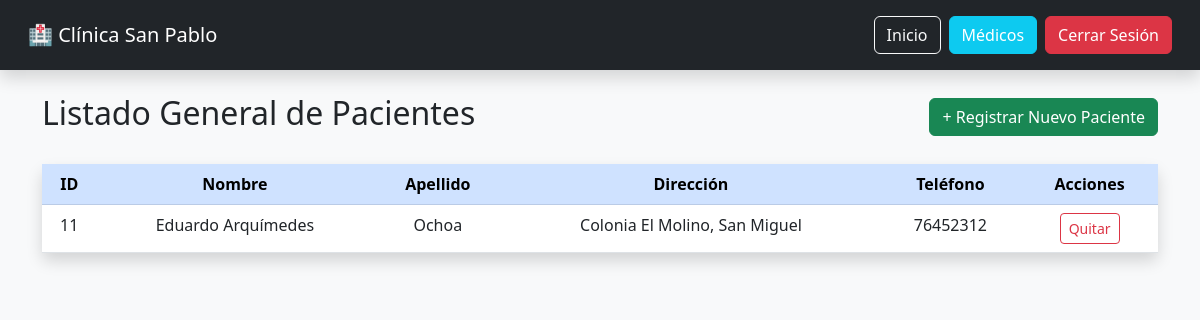
Screenshot of /lista_pacientes.php (signed in) with the database file from the repository.
### tables this page shows
CREATE TABLE `pacientes` (
  `id_paciente` int(11) NOT NULL,
  `nombre` varchar(50) NOT NULL,
  `apellido` varchar(50) NOT NULL,
  `direccion` varchar(100) DEFAULT NULL,
  `telefono` int(20) DEFAULT NULL
);

### lista_pacientes.php (the view, shortened to what this page needs)
<?php
include("conexion.php");
?>
<!DOCTYPE html>
<html lang="es">
<head>
    <link href="https://cdn.jsdelivr.net/npm/bootstrap@5.3.0/dist/css/bootstrap.min.css" rel="stylesheet">
</head>
<body class="bg-light">
    <nav class="navbar navbar-dark bg-dark p-3 shadow">
        <div class="container-fluid">
            <span class="navbar-brand mb-0 h1">🏥 Clínica San Pablo</span>
            <div class="d-flex">
                <a href="dashboard.php" class="btn btn-outline-light me-2">Inicio</a>
                <a href="lista_doctores.php" class="btn btn-info text-white me-2">Médicos</a>
                <a href="salir.php" class="btn btn-danger">Cerrar Sesión</a>
            </div>
        </div>
    </nav>
    <div class="container mt-4">
        <div class="d-flex justify-content-between align-items-center mb-4">
            <h2>Listado General de Pacientes</h2>
            <button type="button" class="btn btn-success" data-bs-toggle="modal" data-bs-target="#modalRegistroPaciente">
                + Registrar Nuevo Paciente
            </button>
        </div>
        <div class="card shadow border-0">
            <div class="card-body p-0 text-center">
                <table class="table table-hover mb-0">
                    <thead class="table-primary">
                        <tr>
                            <th>ID</th>
                            <th>Nombre</th>
                            <th>Apellido</th>
                            <th>Dirección</th>
                            <th>Teléfono</th>
                            <th>Acciones</th>
                        </tr>
                    </thead>
                    <tbody>
                        <?php
                        $query = $conexion->query("SELECT * FROM pacientes");
                        while($datos = $query->fetch_object()) { ?>
                            <tr>
                                <td><?= $datos->id_paciente ?></td>
                                <td><?= $datos->nombre ?></td>
                                <td><?= $datos->apellido ?></td>
                                <td><?= $datos->direccion ?></td>
                                <td><?= $datos->telefono ?></td>
                                <td>
                                    <a href="lista_pacientes.php?id_eliminar=<?= $datos->id_paciente ?>"
                                       onclick="return confirm('¿Eliminar permanentemente a este paciente?')"
                                       class="btn btn-sm btn-outline-danger">Quitar</a>
                                </td>
                            </tr>
                        <?php } ?>
                    </tbody>
                </table>
            </div>
        </div>
    </div>
</body>
</html>

### rows the page displays
pacientes: id_paciente "11", nombre "Eduardo Arquímedes", apellido "Ochoa", direccion "Colonia El Molino, San Miguel", telefono "76452312"
